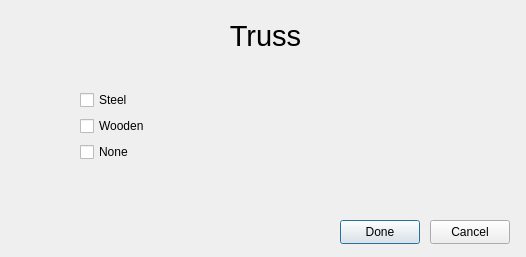
<?xml version="1.0" encoding="UTF-8"?>
<ui version="4.0">
 <class>Dialog</class>
 <widget class="QDialog" name="Dialog">
  <property name="geometry">
   <rect>
    <x>0</x>
    <y>0</y>
    <width>526</width>
    <height>257</height>
   </rect>
  </property>
  <property name="windowTitle">
   <string>Dialog</string>
  </property>
  <widget class="QPushButton" name="done_button">
   <property name="geometry">
    <rect>
     <x>340</x>
     <y>220</y>
     <width>80</width>
     <height>24</height>
    </rect>
   </property>
   <property name="text">
    <string>Done</string>
   </property>
  </widget>
  <widget class="QPushButton" name="cancel_button">
   <property name="geometry">
    <rect>
     <x>430</x>
     <y>220</y>
     <width>80</width>
     <height>24</height>
    </rect>
   </property>
   <property name="text">
    <string>Cancel</string>
   </property>
  </widget>
  <widget class="QLabel" name="material_label">
   <property name="geometry">
    <rect>
     <x>130</x>
     <y>20</y>
     <width>271</width>
     <height>31</height>
    </rect>
   </property>
   <property name="font">
    <font>
     <pointsize>22</pointsize>
    </font>
   </property>
   <property name="text">
    <string>Truss</string>
   </property>
   <property name="alignment">
    <set>Qt::AlignCenter</set>
   </property>
  </widget>
  <widget class="QWidget" name="formLayoutWidget">
   <property name="geometry">
    <rect>
     <x>80</x>
     <y>90</y>
     <width>361</width>
     <height>86</height>
    </rect>
   </property>
   <layout class="QFormLayout" name="formLayout">
    <item row="1" column="0">
     <widget class="QCheckBox" name="steel">
      <property name="text">
       <string>Steel</string>
      </property>
     </widget>
    </item>
    <item row="2" column="0">
     <widget class="QCheckBox" name="wooden">
      <property name="text">
       <string>Wooden</string>
      </property>
     </widget>
    </item>
    <item row="3" column="0">
     <widget class="QCheckBox" name="none">
      <property name="text">
       <string>None</string>
      </property>
     </widget>
    </item>
   </layout>
  </widget>
 </widget>
 <resources/>
 <connections>
  <connection>
   <sender>cancel_button</sender>
   <signal>clicked()</signal>
   <receiver>Dialog</receiver>
   <slot>reject()</slot>
   <hints>
    <hint type="sourcelabel">
     <x>474</x>
     <y>228</y>
    </hint>
    <hint type="destinationlabel">
     <x>487</x>
     <y>172</y>
    </hint>
   </hints>
  </connection>
  <connection>
   <sender>done_button</sender>
   <signal>clicked()</signal>
   <receiver>Dialog</receiver>
   <slot>accept()</slot>
   <hints>
    <hint type="sourcelabel">
     <x>382</x>
     <y>228</y>
    </hint>
    <hint type="destinationlabel">
     <x>401</x>
     <y>179</y>
    </hint>
   </hints>
  </connection>
 </connections>
</ui>
